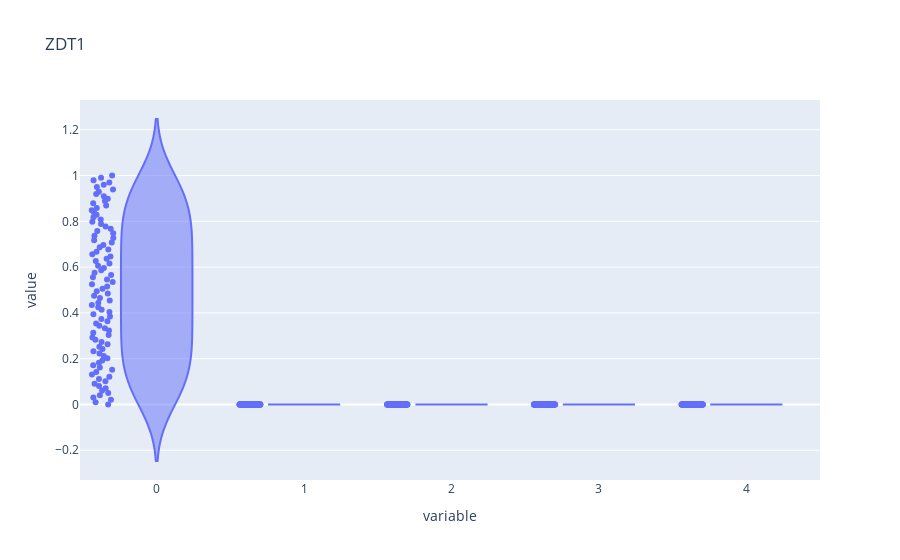
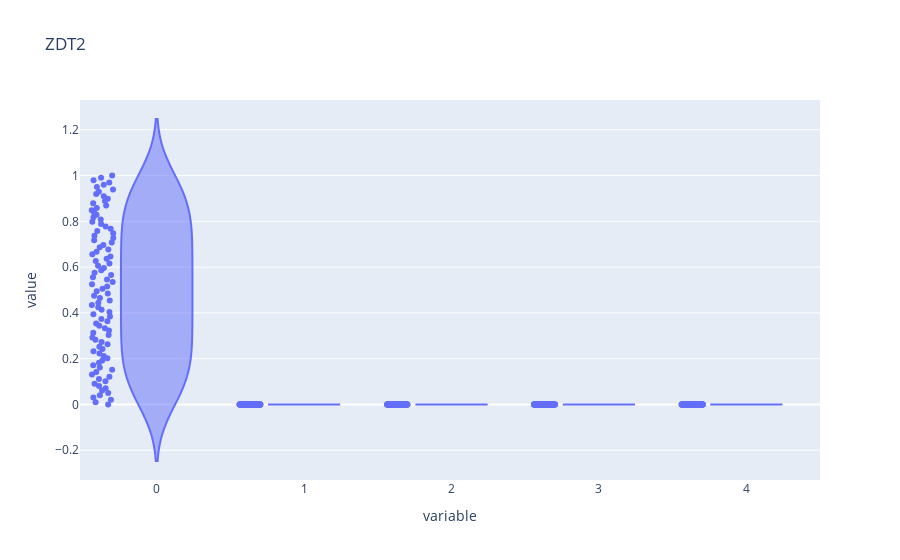
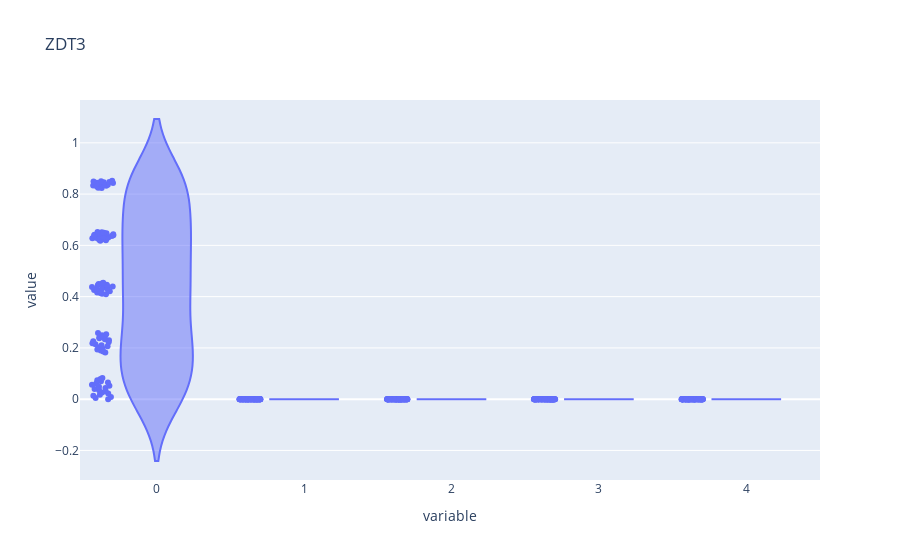
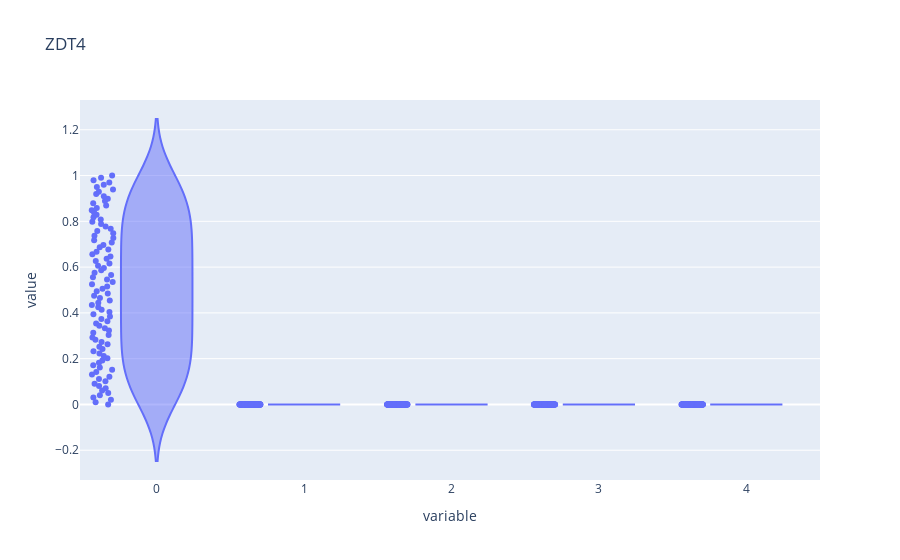

The notebook cell these images were saved under, in order:
### Code cell
from moo.zdt import ZDT1, ZDT2, ZDT3, ZDT4, ZDT6

import plotly.express as px

n_var = 5

problem=ZDT1(n_var=n_var)
fig = px.violin(problem._calc_pareto_set(), points='all', title="ZDT1")
fig.show()

problem=ZDT2(n_var=n_var)
fig = px.violin(problem._calc_pareto_set(), points='all', title="ZDT2")
fig.show()

problem=ZDT3(n_var=n_var)
fig = px.violin(problem._calc_pareto_set(), points='all', title="ZDT3")
fig.show()

problem=ZDT4(n_var=n_var)
fig = px.violin(problem._calc_pareto_set(), points='all', title="ZDT4")
fig.show()

problem=ZDT6(n_var=n_var)
fig = px.violin(problem._calc_pareto_set(), points='all', title="ZDT6")
fig.show()

### Figure 1 — Plotly figure (JSON) as saved in the notebook; plotly's stock layout.template omitted (floating-point values rounded to 4 significant figures; data arrays with more than 128 entries replaced by an {"elided": "..."} marker saying what was removed)
{"data": [{"alignmentgroup": "True", "box": {"visible": false}, "hovertemplate": "variable=%{x}<br>value=%{y}<extra></extra>", "legendgroup": "", "marker": {"color": "#636efa"}, "name": "", "offsetgroup": "", "orientation": "v", "points": "all", "scalegroup": "True", "showlegend": false, "type": "violin", "x": {"elided": "500 str values"}, "x0": " ", "xaxis": "x", "y": {"elided": "500 float values"}, "y0": " ", "yaxis": "y"}], "layout": {"legend": {"tracegroupgap": 0}, "title": {"text": "ZDT1"}, "violinmode": "group", "xaxis": {"anchor": "y", "domain": [0, 1], "title": {"text": "variable"}}, "yaxis": {"anchor": "x", "domain": [0, 1], "title": {"text": "value"}}}}

### Figure 2 — Plotly figure (JSON) as saved in the notebook; plotly's stock layout.template omitted (floating-point values rounded to 4 significant figures; data arrays with more than 128 entries replaced by an {"elided": "..."} marker saying what was removed)
{"data": [{"alignmentgroup": "True", "box": {"visible": false}, "hovertemplate": "variable=%{x}<br>value=%{y}<extra></extra>", "legendgroup": "", "marker": {"color": "#636efa"}, "name": "", "offsetgroup": "", "orientation": "v", "points": "all", "scalegroup": "True", "showlegend": false, "type": "violin", "x": {"elided": "500 str values"}, "x0": " ", "xaxis": "x", "y": {"elided": "500 float values"}, "y0": " ", "yaxis": "y"}], "layout": {"legend": {"tracegroupgap": 0}, "title": {"text": "ZDT2"}, "violinmode": "group", "xaxis": {"anchor": "y", "domain": [0, 1], "title": {"text": "variable"}}, "yaxis": {"anchor": "x", "domain": [0, 1], "title": {"text": "value"}}}}

### Figure 3 — Plotly figure (JSON) as saved in the notebook; plotly's stock layout.template omitted (floating-point values rounded to 4 significant figures; data arrays with more than 128 entries replaced by an {"elided": "..."} marker saying what was removed)
{"data": [{"alignmentgroup": "True", "box": {"visible": false}, "hovertemplate": "variable=%{x}<br>value=%{y}<extra></extra>", "legendgroup": "", "marker": {"color": "#636efa"}, "name": "", "offsetgroup": "", "orientation": "v", "points": "all", "scalegroup": "True", "showlegend": false, "type": "violin", "x": {"elided": "500 str values"}, "x0": " ", "xaxis": "x", "y": {"elided": "500 float values"}, "y0": " ", "yaxis": "y"}], "layout": {"legend": {"tracegroupgap": 0}, "title": {"text": "ZDT3"}, "violinmode": "group", "xaxis": {"anchor": "y", "domain": [0, 1], "title": {"text": "variable"}}, "yaxis": {"anchor": "x", "domain": [0, 1], "title": {"text": "value"}}}}

### Figure 4 — Plotly figure (JSON) as saved in the notebook; plotly's stock layout.template omitted (floating-point values rounded to 4 significant figures; data arrays with more than 128 entries replaced by an {"elided": "..."} marker saying what was removed)
{"data": [{"alignmentgroup": "True", "box": {"visible": false}, "hovertemplate": "variable=%{x}<br>value=%{y}<extra></extra>", "legendgroup": "", "marker": {"color": "#636efa"}, "name": "", "offsetgroup": "", "orientation": "v", "points": "all", "scalegroup": "True", "showlegend": false, "type": "violin", "x": {"elided": "500 str values"}, "x0": " ", "xaxis": "x", "y": {"elided": "500 float values"}, "y0": " ", "yaxis": "y"}], "layout": {"legend": {"tracegroupgap": 0}, "title": {"text": "ZDT4"}, "violinmode": "group", "xaxis": {"anchor": "y", "domain": [0, 1], "title": {"text": "variable"}}, "yaxis": {"anchor": "x", "domain": [0, 1], "title": {"text": "value"}}}}
